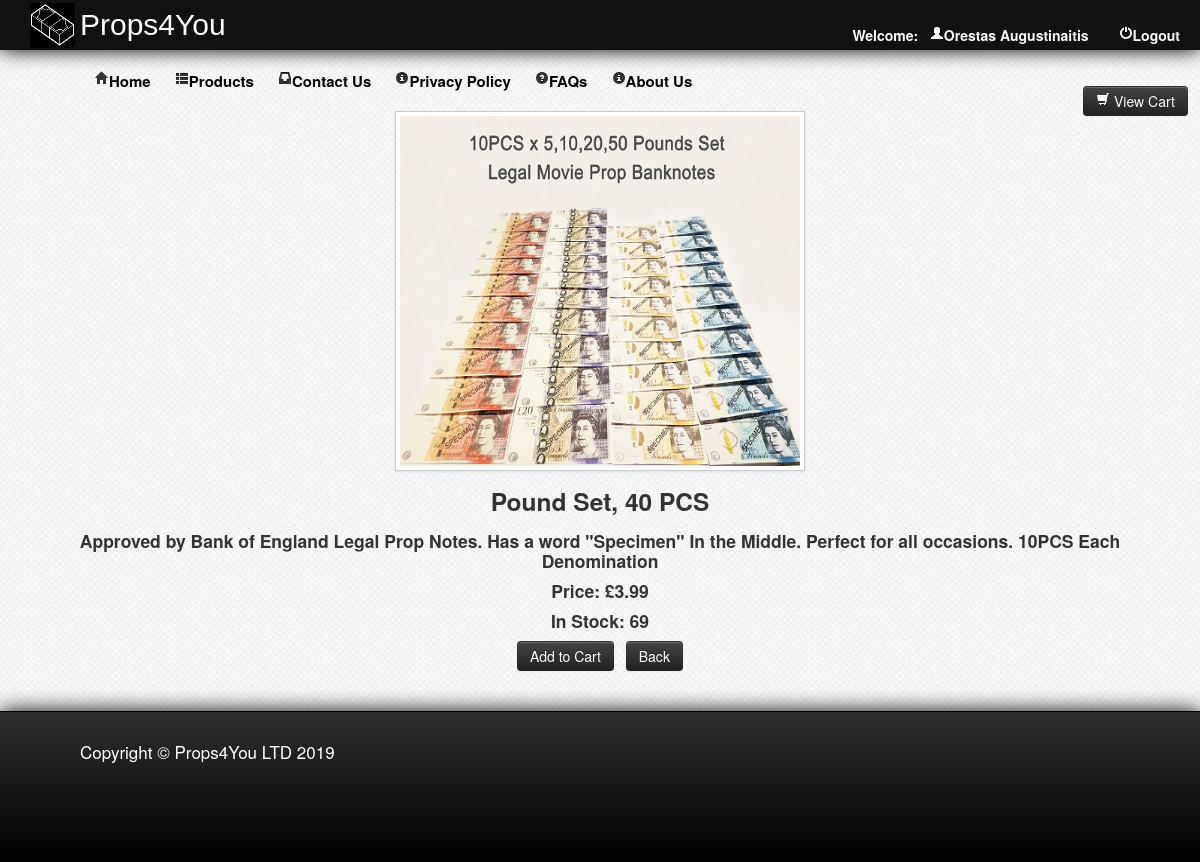
/details.php?id=19850 (signed in), run on the app's committed database.
### tables this page shows
CREATE TABLE `customer` (
  `customerid` int(11) NOT NULL,
  `firstname` varchar(50) NOT NULL,
  `mi` varchar(1) NOT NULL,
  `lastname` varchar(50) NOT NULL,
  `address` varchar(100) NOT NULL,
  `country` varchar(50) NOT NULL,
  `zipcode` varchar(20) NOT NULL,
  `mobile` varchar(20) NOT NULL,
  `telephone` varchar(20) NOT NULL,
  `email` varchar(50) NOT NULL,
  `password` varchar(50) NOT NULL
);

CREATE TABLE `product` (
  `product_id` int(11) NOT NULL,
  `product_name` varchar(225) NOT NULL,
  `product_price` varchar(50) NOT NULL,
  `product_size` text NOT NULL,
  `product_image` varchar(500) NOT NULL,
  `brand` varchar(100) NOT NULL,
  `category` varchar(50) NOT NULL
);

CREATE TABLE `stock` (
  `stock_id` int(11) NOT NULL,
  `product_id` int(11) NOT NULL,
  `qty` int(11) NOT NULL
);

### details.php (the view, shortened to what this page needs)
<?php
	include("function/paypal.php");
	include("function/headerON.php")
?>
		<?php
			if(isset($_GET['id'])){
			$id = $_GET['id'];
			$query = $conn->query("SELECT * FROM product WHERE product_id = '$id' ");
			$row = $query->fetch_array();
		?>
				<div>
					<center>
						<img class="img-polaroid" style="width:400px; height:350px;" src="photo/<?php echo $row['product_image']; ?>">
						<h3 class="text-uppercase bg-primary"><?php echo $row['product_name']?></h2>
                        <h4 class="text-uppercase"><?php echo $row['product_size']?></h3>
						<h4 class="text-uppercase">Price: £<?php echo $row['product_price']?></h3>
                        <h4 class="text-uppercase">In Stock: <?php
					$query1 = $conn->query("SELECT * FROM `stock` WHERE product_id='$id'") or die(mysqli_error());
					$fetch1 = $query1->fetch_array();
					?>
                    <?php echo $fetch1['qty']?></h3>
						<?php echo "<a href='cart.php?id=".$id."&action=add'><input type='submit' class='btn btn-inverse' name='add' value='Add to Cart'></a> &nbsp;  <a href='product1.php'><button class='btn btn-inverse'>Back</button></a> " ?>
					</center>
				</div>
		<?php }?>
			</div>
		</div>
		<br />
	<br />
<div id="footer">
		<div class="foot">
			<label style="font-size:17px;"> Copyright &copy; Props4You LTD 2019</label>
		</div>
			</div>
</body>
</html>

### function/headerON.php (shortened to what this page needs)
<!DOCTYPE html>
<html>
<head>
	<link rel = "stylesheet" type = "text/css" href="css/style.css" media="all">
	<link rel="stylesheet" type="text/css" href="css/bootstrap.css">
</head>
<body>
	<div id="header">
		<img src="img/logo.png">
		<label>Props4You</label>
			<b><?php
				$id = (int) $_SESSION['id'];
					$query = $conn->query ("SELECT * FROM customer WHERE customerid = '$id' ") or die (mysqli_error());
					$fetch = $query->fetch_array ();
			?>
			<ul>
				<b><li><a href="function/logout.php"><i class="icon-off icon-white"></i>Logout</a></li></b>
				<li>Welcome:&nbsp;&nbsp;&nbsp;<a href="#profile" href  data-toggle="modal"><i class="icon-user icon-white"></i><?php echo $fetch['firstname']; ?>&nbsp;<?php echo $fetch['lastname'];?></a></li></b>
	</div>
						<?php
							$id = (int) $_SESSION['id'];
						?>
	<br>
<div id="container">
	<div id="content">
		<div class="nav">
			 <ul>
				<ul>
				<b><li><a href="home.php"><i class="icon-home"></i>Home</a></li>
				<li><a href="product1.php"><i class="icon-th-list"></i>Products</a>
				<li><a href="contactus1.php"><i class="icon-inbox"></i>Contact Us</a></li>
				<li><a href="privacy1.php"><i class="icon-info-sign"></i>Privacy Policy</a></li>
				<li><a href="faqs1.php"><i class="icon-question-sign"></i>FAQs</a></li>
				<li><a href="aboutus1.php"><i class="icon-info-sign"></i>About Us</a></li></b>
			</ul>
			</ul></b>
            <b><?php echo "<a href='cart.php?id=".$id."&action=view'><button class='btn btn-inverse' style='right:1%; position:fixed; top:10%;'><i class='icon-shopping-cart icon-white'></i> View Cart</button></a>" ?></b>
		</div>

### css/style.css (style rules this page uses)
body { background:url(../images/bg.png) repeat scroll left top #e7ebf2; }
#header { height:50px; width:100%; background-color:#111; color:#fff; text-indent:10px; -webkit-box-shadow:0px 0px 20px 0px black; -moz-box-shadow:0px 0px 20px 0px black; box-shadow:0px 0px 20px 0px black; }
#header img { position:absolute; height:45px; width:45px; margin-left:20px; margin-top:2.5px; }
#header label { position:relative; top:15px; color:#fff; text-indent:80px; font-size:30px; clear:both; font-family:arial; }
#header ul { list-style-type:none; position:relative; }
#header ul li { display:inline; position:relative; float:right; margin-right:20px; }
#header ul li a { text-decoration:none; color:#fff; }
#container { margin:auto; width:1150px; }
#content { top:10px; }
.nav { text-indent:10px; font-size:15px; }
.nav ul li { display:inline; position:relative; }
.nav ul li a { text-decoration:none; color:#000; }
.nav li a { padding:10px; }
#footer { position:relative; color:#fff; width:100%; height:150px; clear:both; background:linear-gradient(#2f2f2f ,#000); background:-moz-linear-gradient(#2f2f2f ,#000); background:-webkit-linear-gradient(#2f2f2f ,#000); -webkit-box-shadow:0px 0px 20px 0px black; -moz-box-shadow:0px 0px 20px 0px black; box-shadow:0px 0px 20px 0px black; border-top:1px solid black; }
.foot { font-size:20px; position:relative; margin-top:30px; margin-left:80px; float:left; }

### data on the page
customer: firstname "Orestas", lastname "Augustinaitis"
product: product_image (picture), product_name "Pound Set, 40 PCS", product_size "Approved by Bank of England Legal Prop Notes. Has a word \"Specimen\" In the Middle. Perfect for all occasions. 10PCS Each Denomination", product_price "3.99"
stock: qty "69"
